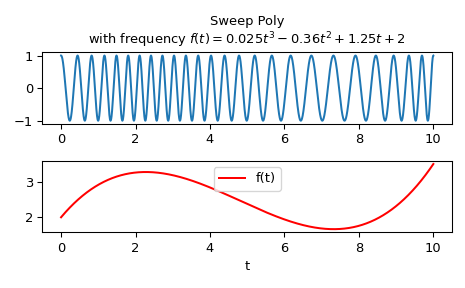

The Python source for this figure:
# Compute the waveform with instantaneous frequency::

# f(t) = 0.025*t**3 - 0.36*t**2 + 1.25*t + 2

# over the interval 0 <= t <= 10.

from scipy.signal import sweep_poly
p = np.poly1d([0.025, -0.36, 1.25, 2.0])
t = np.linspace(0, 10, 5001)
w = sweep_poly(t, p)

# Plot it:

import matplotlib.pyplot as plt
plt.subplot(2, 1, 1)
plt.plot(t, w)
plt.title("Sweep Poly\nwith frequency " +
          "$f(t) = 0.025t^3 - 0.36t^2 + 1.25t + 2$")
plt.subplot(2, 1, 2)
plt.plot(t, p(t), 'r', label='f(t)')
plt.legend()
plt.xlabel('t')
plt.tight_layout()
plt.show()
